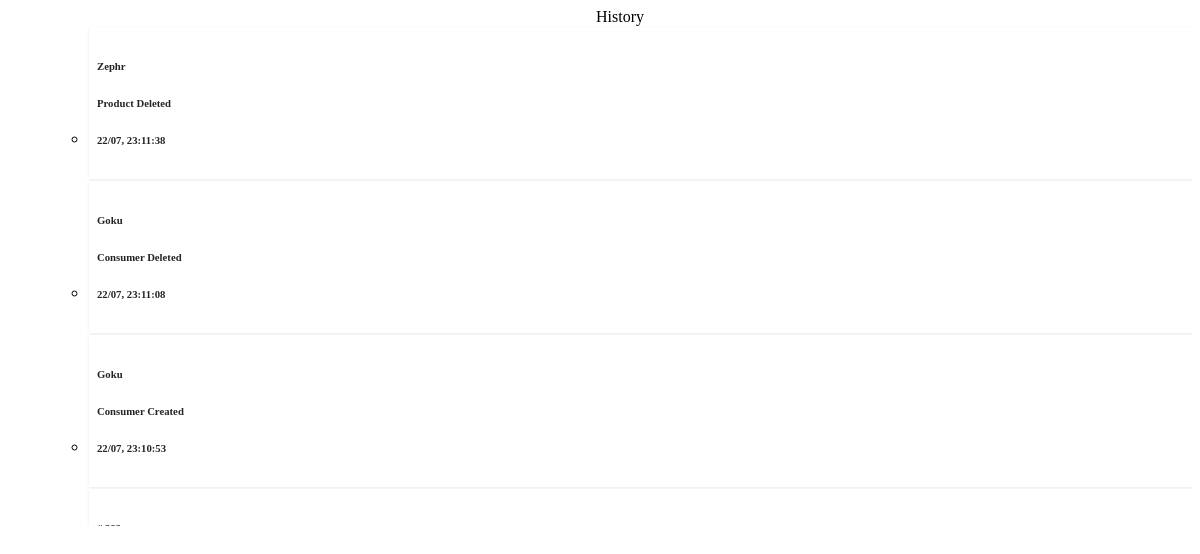
Before: /history/ with the older database file.
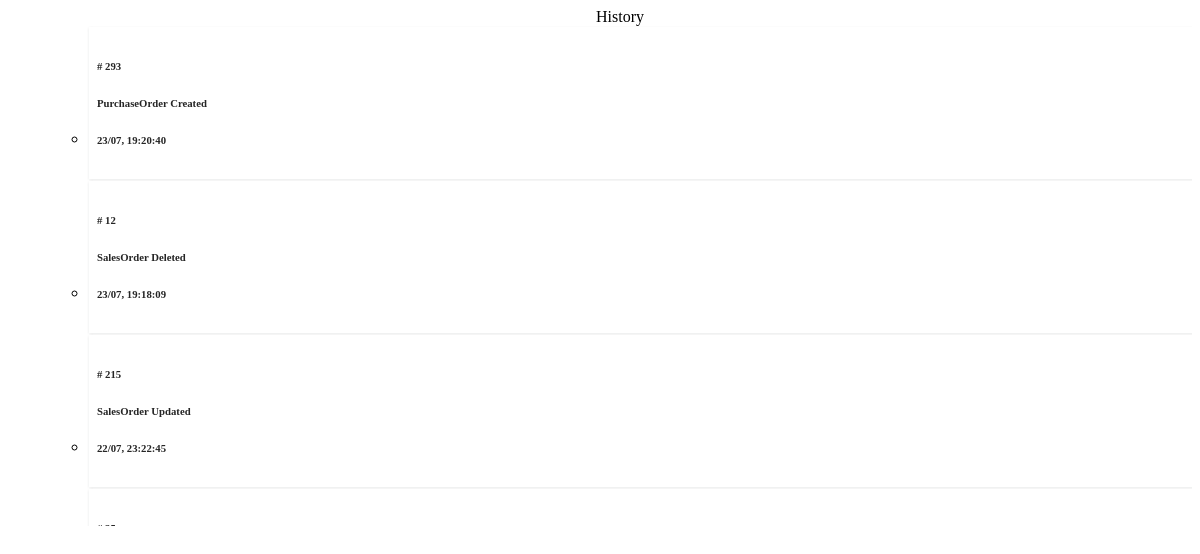
After: the same page with the newer database file.
### InvManage/models/misc.py (models this page shows)
class EventCard(models.Model):
    obj = models.OneToOneField(Object,on_delete=models.SET_NULL,null=True)
    objname = models.CharField(null=True,max_length=100)
    objmodel = models.CharField(null=True,max_length=100)
    date = models.TextField(null=True, blank=True)
    operation = models.CharField(null=True, blank=True,max_length=100)

### InvManage/views/history_views.py (the view)
# urls.py: path('history/', display_history_view, name='history'),
def display_history_view(request):
    if request.method == 'GET':
        events = EventCard.objects.all().order_by('-date')
        dictionaries = []
        for event in events:
            dictionaries.append(event.__dict__)
        return render(request, 'history/history.html',{'dicts': dictionaries})

### InvManage/templates/history/history.html (shortened to what this page needs)
<div id="history-pane" class="card bg-light">
<div class="sidebar-menu bg-light">
    <ul style="list-style-type:none;">
      <li class="header-menu border-bottom" style="text-align: center;">
        <span>History</span>
      </li>
      <div id="historydata">
        <div id="eventlist" >
          <ul class="scroller">
            {% for event in dicts %}
              <li>
                <div id="history-card" class="card bg-light" >
                    <h6 class="card-title">{{event.objname}}</h6>
                    <div class="d-flex justify-content-between align-items-center">
                      <h6 class="card-subtitle mb-2 text-muted">{{event.objmodel}}
                        {% if event.operation == "Create" %}
                          <span class="badge badge-success">{{event.operation}}d</span>
                        {% elif event.operation == "Update" %}
                          <span class="badge badge-primary">{{event.operation}}d</span>
                        {% elif event.operation == "Delete" %}
                          <span class="badge badge-danger">{{event.operation}}d</span>
                        {% endif %}
                      </h6>
                      <h6 class="card-subtitle mb-2 text-muted">{{event.date}}</h6>
                    </div>
                </div>
              </li>
            {% endfor %}
          </ul>
        </div>
      </div>
    </ul>
  </div>
</div>

### InvManage/templates/history/history.html (style rules this page uses)
#history-card { display: inline-block; width: 100%; text-decoration: none; position: relative; padding: 8px 8px 8px 8px; margin: 1px; color: #252525; font-family: 'Comfortaa', cursive; list-style-type: none; background-color: rgb(255, 255, 255); box-shadow: rgba(46, 49, 50, 0.16) 0px 1px 2.94px 0.06px; border-color: currentcolor; }
.scroller { height: 500px; overflow: auto; scrollbar-width: none; }

Changed rows visible on the page:
no longer on this page (row unchanged): EventCard: objname "Zephr", objmodel "Product", operation "Delete", date "22/07, 23:11:38"
no longer on this page (row unchanged): EventCard: objname "Goku", objmodel "Consumer", operation "Delete", date "22/07, 23:11:08"
no longer on this page (row unchanged): EventCard: objname "Goku", objmodel "Consumer", operation "Create", date "22/07, 23:10:53"
added EventCard: objname "# 293", objmodel "PurchaseOrder", operation "Create", date "23/07, 19:20:40"
added EventCard: objname "# 12", objmodel "SalesOrder", operation "Delete", date "23/07, 19:18:09"
added EventCard: objname "# 215", objmodel "SalesOrder", operation "Update", date "22/07, 23:22:45"
